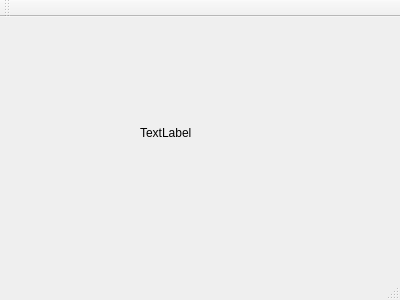
<?xml version="1.0" encoding="UTF-8"?>
<ui version="4.0">
 <class>MainWindow</class>
 <widget class="QMainWindow" name="MainWindow">
  <property name="geometry">
   <rect>
    <x>0</x>
    <y>0</y>
    <width>400</width>
    <height>300</height>
   </rect>
  </property>
  <property name="windowTitle">
   <string>MainWindow</string>
  </property>
  <widget class="QWidget" name="centralWidget">
   <widget class="QLabel" name="statusLabel">
    <property name="geometry">
     <rect>
      <x>140</x>
      <y>110</y>
      <width>54</width>
      <height>12</height>
     </rect>
    </property>
    <property name="text">
     <string>TextLabel</string>
    </property>
   </widget>
  </widget>
  <widget class="QMenuBar" name="menuBar">
   <property name="geometry">
    <rect>
     <x>0</x>
     <y>0</y>
     <width>400</width>
     <height>23</height>
    </rect>
   </property>
  </widget>
  <widget class="QToolBar" name="mainToolBar">
   <attribute name="toolBarArea">
    <enum>TopToolBarArea</enum>
   </attribute>
   <attribute name="toolBarBreak">
    <bool>false</bool>
   </attribute>
  </widget>
  <widget class="QStatusBar" name="statusBar"/>
 </widget>
 <layoutdefault spacing="6" margin="11"/>
 <resources/>
 <connections/>
</ui>
